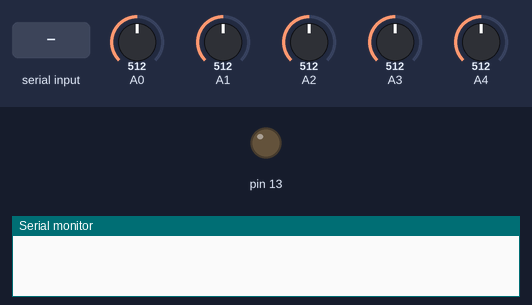
Bench run of a sketch on a simulated Arduino Uno, built with avr-gcc and run on an emulated ATmega328P. On the bench: output pins drawn as LEDs (lit = HIGH), the last lines printed to the serial monitor. Inputs (shaded band) come from the test bench; at power-on: A0 = 512, A1 = 512, A2 = 512, A3 = 512, A4 = 512. Random numbers use the default seed unless the sketch sets one.

Above: at 1.2 s.
1.3 s: "1" received over Serial
At 1.9 s:
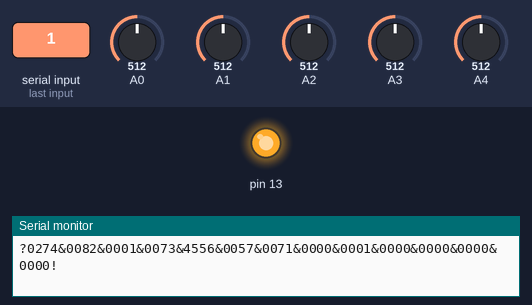
2.8 s: "0" received over Serial
At 3.7 s:
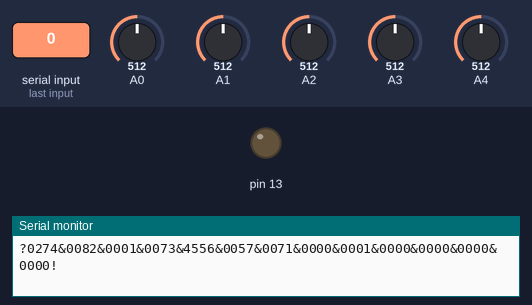
Timing chart, 0 to 5.8 s (numbered marks = the images above; inputs shaded):
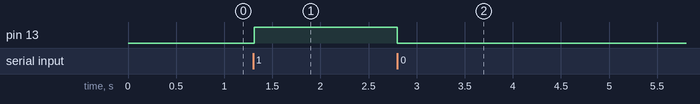

Measured:
- after the input at 1.3 s, pin 13: LOW → HIGH at once
- after the input at 2.8 s, pin 13: HIGH → LOW at once

The sketch:

Test_Code.ino
```cpp
//Program : Comunicacao Xbee utilizando Arduino Xbee Shield
//Autor : Julio Cesar Ferreira Lima

#include <TimerOne.h>


//Put the values on serial
int received = '0';

//Define the number of samples of each input
int  n_samples = 25;

//Curses variables
int curse_brake = 0, curse_accelerator, curse_steering_wheel = 0;

//General variables
int gear_position = 0;
bool brake_light = 0;

void setup()
{
  //Set the standard of the timer one
  Timer1.initialize(100000);  //Set a timer of length 100000 microseconds (or 0.1 sec - or 10Hz => the led will blink 5 times, 5 cycles of on-and-off, per second)
  Timer1.attachInterrupt(Happen);  //Attach the service routine here


  //Define pin 13 to output
  pinMode(13, OUTPUT);
  Serial.begin(115200);

}

/*
List of parameters the will sending of car to supervisory, by ordem

1 - Air Temperature
2 - Oil Temperature
3 - Gear
4 - Speed
5 - RPM
6 - Brake Position
7 - Accelerator Position
8 - Steering Wheel Angle
9 - Brake Light
10 - Dead Point
11 - Oil Level
12 - Gas Level
13 - Power Good
*/

void loop()
{
  //Wait  data of serial
  if (Serial.available() > 0)
  {
    //Read serial
    received = Serial.read();
    //Case receive 1, enables seding
    if (received == '1')
    {
      //Character that represent the begining of string  ?
      Serial.print("?");

      //1 - Air Temperature
      Turn(random(0, 501));
      //Character that represent the separation of variable  &
      Serial.print("&");

      //2 - Oil Temperature
      Turn(random(0, 2001));
      //Character that represent the separation of variable  &
      Serial.print("&");

      //3 - Gear
      Turn(gear_position);
      //Character that represent the separation of variable  &
      Serial.print("&");

      //4 - Speed
      Turn(random(0, 1700));
      //Character that represent the separation of variable  &
      Serial.print("&");

      //5 - RPM
      Turn(random(0, 8001));
      //Character that represent the separation of variable  &
      Serial.print("&");

      //6 - Brake Position
      Turn(curse_brake);
      //Character that represent the separation of variable  &
      Serial.print("&");

      //7 - Accelerator Position
      Turn(curse_accelerator);
      //Character that represent the separation of variable  &
      Serial.print("&");

      //8 - Steering Wheel Angle
      Turn(curse_steering_wheel);
      //Character that represent the separation of variable  &
      Serial.print("&");

      //9 - Brake Light
      Turn(brake_light);
      //Character that represent the separation of variable  &
      Serial.print("&");

      //10 - Dead Point
      Turn(random(0, 2));
      //Character that represent the separation of variable  &
      Serial.print("&");

      //11 - Oil Level
      Turn(random(0, 2));
      //Character that represent the separation of variable  &
      Serial.print("&");

      //12 - Gas Level
      Turn(random(0, 2));
      //Character that represent the separation of variable  &
      Serial.print("&");

      //13 - Power Good
      Turn(random(0, 2));
      //Character that represent the end of string  !
      Serial.println("!");

      //Turn on the indicative led of comunication
      digitalWrite(13, HIGH);
    }
    //Case receive 0, disables seding
    else if (received == '0')
    {
      //Turn off the indicative ledof comunication
      digitalWrite(13, LOW);
    }
  }
}

void Turn(int a)
{
  if(a < -9)
  {
    Serial.print("0");
    Serial.print(a,DEC);
  }

  if(a >= -9 && a < 0)
  {
    Serial.print("00");
    Serial.print(a,DEC);
  }

  if(a >= 0 && a <= 9)
  {
    Serial.print("000");
    Serial.print(a,DEC);
  }
  if(a >= 10 && a <= 99)
  {
    Serial.print("00");
    Serial.print(a,DEC);
  }
  if(a >= 100 && a<= 999)
  {
    Serial.print("0");
    Serial.print(a,DEC);
  }
    if(a >= 1000)
  {
    Serial.print(a,DEC);
  }
}

void Change_Gear()
{
  if(analogRead(4) < 900 && gear_position > 0)
  {
    gear_position--;
  }

  if(analogRead(3) < 900 && gear_position < 4)
  {
    gear_position++;
  }

}

void Brake_Light()
{
  if(curse_brake>0)
  {
    brake_light = HIGH;
  }
  else
  {
    brake_light = LOW;
  }

}


void Happen()
{
  unsigned int long i=0 ,v0=0, v1=0, v2=0;

  //feed of the random table with time that microcontroller was connected
  randomSeed(millis()^(millis()*1));

  //verify if the gear was changed
  Change_Gear();
  Brake_Light();
  while(i<n_samples)
  {
    v0 += int(map(analogRead(1), 0, 885, 0, 100));
    v1 += int(map(analogRead(0), 0, 720, 0, 100));
    v2 +=analogRead(2);
    i++;
  }

  int aux = v2 / n_samples;
  if (aux > 511)
  {

    curse_steering_wheel =int(map(aux, 511, 1023, 0, -90));
  }
  else if (aux <= 511)
  {
    curse_steering_wheel =int(map(aux, 511, 0, 0, 90));
  }

  curse_brake = v0 / n_samples;
  curse_accelerator = v1 / n_samples;
  //curse_accelerator = analogRead(0);
}
```
